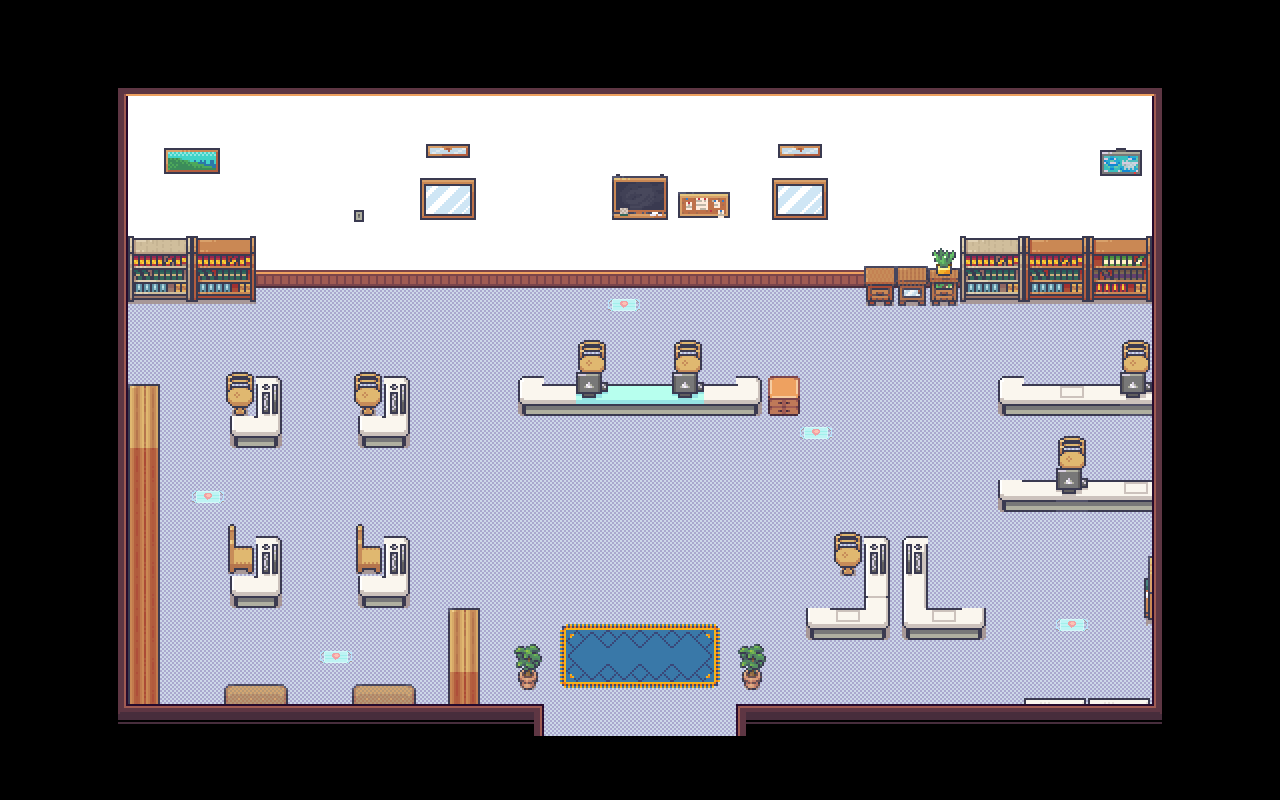

The image is a tile-based game level rendered from a .tmx file. Its description and source (layers, tilesets, objects; grid data summarised) follow:
An orthogonal 40x25 tile map with 32x32 px tiles, 6 tile layers (backgroundLayer, decorLayer, furnitureLayer, carpetLayer, ...), 3 tilesets.

<map version="1.5" tiledversion="1.7.2" orientation="orthogonal" renderorder="right-down" width="40" height="25" tilewidth="32" tileheight="32" infinite="0" nextlayerid="9" nextobjectid="7">
 <editorsettings>
  <export target="BlockB-office.json" format="json" />
 </editorsettings>
 <tileset firstgid="1" name="atlas32x32" tilewidth="32" tileheight="32" tilecount="768" columns="48">
  <image source="atlas32x32.png" width="1536" height="512" />
  <tile id="0">
   <properties>
    <property name="wall" type="bool" value="true" />
   </properties>
  </tile>
  <tile id="48">
   <properties>
    <property name="wall" type="bool" value="true" />
   </properties>
  </tile>
  <tile id="528">
   <properties>
    <property name="frame" type="bool" value="true" />
   </properties>
  </tile>
  <tile id="529">
   <properties>
    <property name="frame" type="bool" value="true" />
   </properties>
  </tile>
  <tile id="530">
   <properties>
    <property name="frame" type="bool" value="true" />
   </properties>
  </tile>
  <tile id="531">
   <properties>
    <property name="frame" type="bool" value="true" />
   </properties>
  </tile>
  <tile id="532">
   <properties>
    <property name="frame" type="bool" value="true" />
   </properties>
  </tile>
  <tile id="576">
   <properties>
    <property name="frame" type="bool" value="true" />
   </properties>
  </tile>
  <tile id="577">
   <properties>
    <property name="frame" type="bool" value="true" />
   </properties>
  </tile>
  <tile id="578">
   <properties>
    <property name="frame" type="bool" value="true" />
   </properties>
  </tile>
  <tile id="579">
   <properties>
    <property name="frame" type="bool" value="true" />
   </properties>
  </tile>
  <tile id="580">
   <properties>
    <property name="frame" type="bool" value="true" />
   </properties>
  </tile>
  <tile id="594">
   <properties>
    <property name="miniBookcase" type="bool" value="true" />
   </properties>
  </tile>
  <tile id="624">
   <properties>
    <property name="frame" type="bool" value="true" />
   </properties>
  </tile>
  <tile id="625">
   <properties>
    <property name="frame" type="bool" value="true" />
   </properties>
  </tile>
  <tile id="626">
   <properties>
    <property name="frame" type="bool" value="true" />
   </properties>
  </tile>
  <tile id="627">
   <properties>
    <property name="frame" type="bool" value="true" />
   </properties>
  </tile>
  <tile id="628">
   <properties>
    <property name="frame" type="bool" value="true" />
   </properties>
  </tile>
  <tile id="642">
   <properties>
    <property name="miniBookcase" type="bool" value="true" />
   </properties>
  </tile>
  <tile id="672">
   <properties>
    <property name="frame" type="bool" value="true" />
   </properties>
  </tile>
  <tile id="673">
   <properties>
    <property name="frame" type="bool" value="true" />
   </properties>
  </tile>
  <tile id="674">
   <properties>
    <property name="frame" type="bool" value="true" />
   </properties>
  </tile>
  <tile id="675">
   <properties>
    <property name="frame" type="bool" value="true" />
   </properties>
  </tile>
  <tile id="676">
   <properties>
    <property name="frame" type="bool" value="true" />
   </properties>
  </tile>
  <tile id="720">
   <properties>
    <property name="frame" type="bool" value="true" />
   </properties>
  </tile>
  <tile id="721">
   <properties>
    <property name="frame" type="bool" value="true" />
   </properties>
  </tile>
  <tile id="722">
   <properties>
    <property name="frame" type="bool" value="true" />
   </properties>
  </tile>
  <tile id="723">
   <properties>
    <property name="frame" type="bool" value="true" />
   </properties>
  </tile>
  <tile id="724">
   <properties>
    <property name="frame" type="bool" value="true" />
   </properties>
  </tile>
 </tileset>
 <tileset firstgid="769" name="mordern32x32" tilewidth="32" tileheight="32" tilecount="1424" columns="16">
  <image source="mordern32x32.png" width="512" height="2848" />
  <tile id="80">
   <properties>
    <property name="table" type="bool" value="true" />
   </properties>
  </tile>
  <tile id="81">
   <properties>
    <property name="table" type="bool" value="true" />
   </properties>
  </tile>
  <tile id="82">
   <properties>
    <property name="table" type="bool" value="true" />
   </properties>
  </tile>
  <tile id="83">
   <properties>
    <property name="table" type="bool" value="true" />
   </properties>
  </tile>
  <tile id="84">
   <properties>
    <property name="table" type="bool" value="true" />
   </properties>
  </tile>
  <tile id="96">
   <properties>
    <property name="table" type="bool" value="true" />
   </properties>
  </tile>
  <tile id="97">
   <properties>
    <property name="table" type="bool" value="true" />
   </properties>
  </tile>
  <tile id="98">
   <properties>
    <property name="table" type="bool" value="true" />
   </properties>
  </tile>
  <tile id="99">
   <properties>
    <property name="table" type="bool" value="true" />
   </properties>
  </tile>
  <tile id="100">
   <properties>
    <property name="table" type="bool" value="true" />
   </properties>
  </tile>
  <tile id="112">
   <properties>
    <property name="table" type="bool" value="true" />
   </properties>
  </tile>
  <tile id="113">
   <properties>
    <property name="table" type="bool" value="true" />
   </properties>
  </tile>
  <tile id="114">
   <properties>
    <property name="table" type="bool" value="true" />
   </properties>
  </tile>
  <tile id="115">
   <properties>
    <property name="table" type="bool" value="true" />
   </properties>
  </tile>
  <tile id="116">
   <properties>
    <property name="table" type="bool" value="true" />
   </properties>
  </tile>
  <tile id="128">
   <properties>
    <property name="table" type="bool" value="true" />
   </properties>
  </tile>
  <tile id="129">
   <properties>
    <property name="table" type="bool" value="true" />
   </properties>
  </tile>
  <tile id="130">
   <properties>
    <property name="table" type="bool" value="true" />
   </properties>
  </tile>
  <tile id="131">
   <properties>
    <property name="table" type="bool" value="true" />
   </properties>
  </tile>
  <tile id="132">
   <properties>
    <property name="table" type="bool" value="true" />
   </properties>
  </tile>
  <tile id="144">
   <properties>
    <property name="table" type="bool" value="true" />
   </properties>
  </tile>
  <tile id="145">
   <properties>
    <property name="table" type="bool" value="true" />
   </properties>
  </tile>
  <tile id="146">
   <properties>
    <property name="table" type="bool" value="true" />
   </properties>
  </tile>
  <tile id="147">
   <properties>
    <property name="table" type="bool" value="true" />
   </properties>
  </tile>
  <tile id="148">
   <properties>
    <property name="table" type="bool" value="true" />
   </properties>
  </tile>
  <tile id="338">
   <properties>
    <property name="chair" type="bool" value="true" />
   </properties>
  </tile>
  <tile id="339">
   <properties>
    <property name="chair" type="bool" value="true" />
   </properties>
  </tile>
  <tile id="340">
   <properties>
    <property name="chair" type="bool" value="true" />
   </properties>
  </tile>
  <tile id="341">
   <properties>
    <property name="chair" type="bool" value="true" />
   </properties>
  </tile>
  <tile id="342">
   <properties>
    <property name="chair" type="bool" value="true" />
   </properties>
  </tile>
  <tile id="343">
   <properties>
    <property name="chair" type="bool" value="true" />
   </properties>
  </tile>
  <tile id="354">
   <properties>
    <property name="chair" type="bool" value="true" />
   </properties>
  </tile>
  <tile id="355">
   <properties>
    <property name="chair" type="bool" value="true" />
   </properties>
  </tile>
  <tile id="356">
   <properties>
    <property name="chair" type="bool" value="true" />
   </properties>
  </tile>
  <tile id="357">
   <properties>
    <property name="chair" type="bool" value="true" />
   </properties>
  </tile>
  <tile id="358">
   <properties>
    <property name="chair" type="bool" value="true" />
   </properties>
  </tile>
  <tile id="359">
   <properties>
    <property name="chair" type="bool" value="true" />
   </properties>
  </tile>
  <tile id="528">
   <properties>
    <property name="woodWardrobe" type="bool" value="true" />
   </properties>
  </tile>
  <tile id="529">
   <properties>
    <property name="woodWardrobe" type="bool" value="true" />
   </properties>
  </tile>
  <tile id="530">
   <properties>
    <property name="woodWardrobe" type="bool" value="true" />
   </properties>
  </tile>
  <tile id="531">
   <properties>
    <property name="woodWardrobe" type="bool" value="true" />
   </properties>
  </tile>
  <tile id="532">
   <properties>
    <property name="woodWardrobe" type="bool" value="true" />
   </properties>
  </tile>
  <tile id="732">
   <properties>
    <property name="plant" type="bool" value="true" />
   </properties>
  </tile>
  <tile id="748">
   <properties>
    <property name="plant" type="bool" value="true" />
   </properties>
  </tile>
  <tile id="827">
   <properties>
    <property name="miniFlowerCabinet" type="bool" value="true" />
   </properties>
  </tile>
  <tile id="828">
   <properties>
    <property name="miniFlowerCabinet" type="bool" value="true" />
   </properties>
  </tile>
  <tile id="829">
   <properties>
    <property name="miniFlowerCabinet" type="bool" value="true" />
   </properties>
  </tile>
  <tile id="843">
   <properties>
    <property name="miniFlowerCabinet" type="bool" value="true" />
   </properties>
  </tile>
  <tile id="844">
   <properties>
    <property name="miniFlowerCabinet" type="bool" value="true" />
   </properties>
  </tile>
  <tile id="845">
   <properties>
    <property name="miniFlowerCabinet" type="bool" value="true" />
   </properties>
  </tile>
  <tile id="912">
   <properties>
    <property name="miniCabinet" type="bool" value="true" />
   </properties>
  </tile>
  <tile id="913">
   <properties>
    <property name="miniCabinet" type="bool" value="true" />
   </properties>
  </tile>
  <tile id="914">
   <properties>
    <property name="miniCabinet" type="bool" value="true" />
   </properties>
  </tile>
  <tile id="928">
   <properties>
    <property name="miniCabinet" type="bool" value="true" />
   </properties>
  </tile>
  <tile id="929">
   <properties>
    <property name="miniCabinet" type="bool" value="true" />
   </properties>
  </tile>
  <tile id="930">
   <properties>
    <property name="miniCabinet" type="bool" value="true" />
   </properties>
  </tile>
  <tile id="1098">
   <properties>
    <property name="bookcase" type="bool" value="true" />
   </properties>
  </tile>
  <tile id="1099">
   <properties>
    <property name="bookcase" type="bool" value="true" />
   </properties>
  </tile>
  <tile id="1100">
   <properties>
    <property name="bookcase" type="bool" value="true" />
   </properties>
  </tile>
  <tile id="1101">
   <properties>
    <property name="bookcase" type="bool" value="true" />
   </properties>
  </tile>
  <tile id="1102">
   <properties>
    <property name="bookcase" type="bool" value="true" />
   </properties>
  </tile>
  <tile id="1103">
   <properties>
    <property name="bookcase" type="bool" value="true" />
   </properties>
  </tile>
  <tile id="1114">
   <properties>
    <property name="bookcase" type="bool" value="true" />
   </properties>
  </tile>
  <tile id="1115">
   <properties>
    <property name="bookcase" type="bool" value="true" />
   </properties>
  </tile>
  <tile id="1116">
   <properties>
    <property name="bookcase" type="bool" value="true" />
   </properties>
  </tile>
  <tile id="1117">
   <properties>
    <property name="bookcase" type="bool" value="true" />
   </properties>
  </tile>
  <tile id="1118">
   <properties>
    <property name="bookcase" type="bool" value="true" />
   </properties>
  </tile>
  <tile id="1119">
   <properties>
    <property name="bookcase" type="bool" value="true" />
   </properties>
  </tile>
  <tile id="1130">
   <properties>
    <property name="bookcase" type="bool" value="true" />
   </properties>
  </tile>
  <tile id="1131">
   <properties>
    <property name="bookcase" type="bool" value="true" />
   </properties>
  </tile>
  <tile id="1132">
   <properties>
    <property name="bookcase" type="bool" value="true" />
   </properties>
  </tile>
  <tile id="1133">
   <properties>
    <property name="bookcase" type="bool" value="true" />
   </properties>
  </tile>
  <tile id="1134">
   <properties>
    <property name="bookcase" type="bool" value="true" />
   </properties>
  </tile>
  <tile id="1135">
   <properties>
    <property name="bookcase" type="bool" value="true" />
   </properties>
  </tile>
  <tile id="1146">
   <properties>
    <property name="bookcase" type="bool" value="true" />
   </properties>
  </tile>
  <tile id="1147">
   <properties>
    <property name="bookcase" type="bool" value="true" />
   </properties>
  </tile>
  <tile id="1148">
   <properties>
    <property name="bookcase" type="bool" value="true" />
   </properties>
  </tile>
  <tile id="1149">
   <properties>
    <property name="bookcase" type="bool" value="true" />
   </properties>
  </tile>
  <tile id="1150">
   <properties>
    <property name="bookcase" type="bool" value="true" />
   </properties>
  </tile>
  <tile id="1151">
   <properties>
    <property name="bookcase" type="bool" value="true" />
   </properties>
  </tile>
  <tile id="1159">
   <properties>
    <property name="sofa" type="bool" value="true" />
   </properties>
  </tile>
  <tile id="1160">
   <properties>
    <property name="sofa" type="bool" value="true" />
   </properties>
  </tile>
  <tile id="1162">
   <properties>
    <property name="bookcase" type="bool" value="true" />
   </properties>
  </tile>
  <tile id="1163">
   <properties>
    <property name="bookcase" type="bool" value="true" />
   </properties>
  </tile>
  <tile id="1164">
   <properties>
    <property name="bookcase" type="bool" value="true" />
   </properties>
  </tile>
  <tile id="1165">
   <properties>
    <property name="bookcase" type="bool" value="true" />
   </properties>
  </tile>
  <tile id="1166">
   <properties>
    <property name="bookcase" type="bool" value="true" />
   </properties>
  </tile>
  <tile id="1167">
   <properties>
    <property name="bookcase" type="bool" value="true" />
   </properties>
  </tile>
  <tile id="1178">
   <properties>
    <property name="bookcase" type="bool" value="true" />
   </properties>
  </tile>
  <tile id="1179">
   <properties>
    <property name="bookcase" type="bool" value="true" />
   </properties>
  </tile>
  <tile id="1180">
   <properties>
    <property name="bookcase" type="bool" value="true" />
   </properties>
  </tile>
  <tile id="1181">
   <properties>
    <property name="bookcase" type="bool" value="true" />
   </properties>
  </tile>
  <tile id="1182">
   <properties>
    <property name="bookcase" type="bool" value="true" />
   </properties>
  </tile>
  <tile id="1183">
   <properties>
    <property name="bookcase" type="bool" value="true" />
   </properties>
  </tile>
 </tileset>
 <tileset firstgid="2193" name="parcel" tilewidth="32" tileheight="32" tilecount="696" columns="12">
  <image source="parcel.png" width="384" height="1886" />
  <tile id="88">
   <properties>
    <property name="mask" type="bool" value="true" />
   </properties>
  </tile>
 </tileset>
 <layer id="2" name="backgroundLayer" width="40" height="25">
  <data>[1000 cells, 614 non-empty, 3 distinct tile ids]</data>
 </layer>
 <layer id="4" name="decorLayer" width="40" height="25">
  <data>[1000 cells, 20 non-empty, 6 distinct tile ids]</data>
 </layer>
 <layer id="3" name="furnitureLayer" width="40" height="25">
  <data>[1000 cells, 167 non-empty, 78 distinct tile ids]</data>
 </layer>
 <layer id="6" name="carpetLayer" width="40" height="25">
  <data>[1000 cells, 18 non-empty, 9 distinct tile ids]</data>
 </layer>
 <layer id="8" name="itemLayer" width="40" height="25">
  <data>[1000 cells, 5 non-empty, 1 distinct tile ids]</data>
 </layer>
 <layer id="1" name="frameLayer" width="40" height="25">
  <data>[1000 cells, 80 non-empty, 10 distinct tile ids]</data>
 </layer>
</map>
